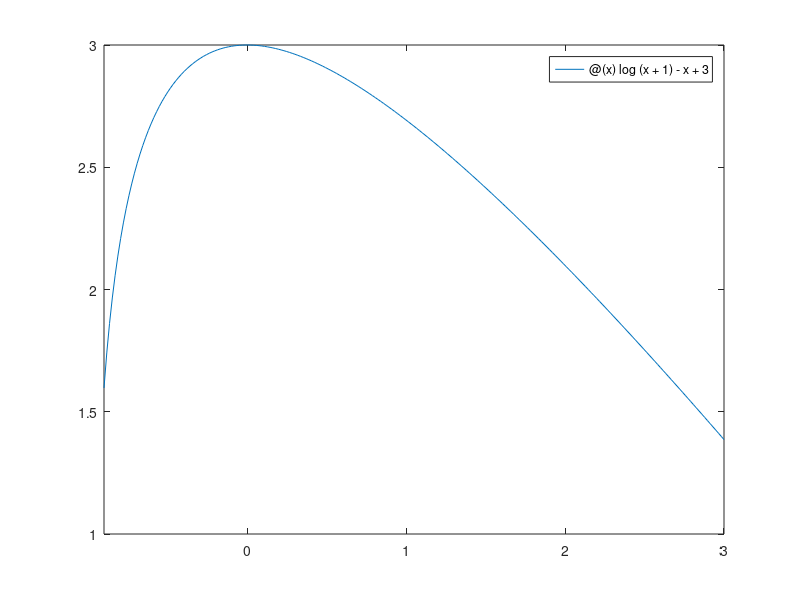

Reproduce this figure in MATLAB.
punti = [ 0, 13.31; 20, 15.09; 50, 17.92; 100, 23.02];
plot(punti(:, 1), punti(:, 2))

f = @(x) log(x+1)-x+3
fplot(f, [-0.9, 3])
